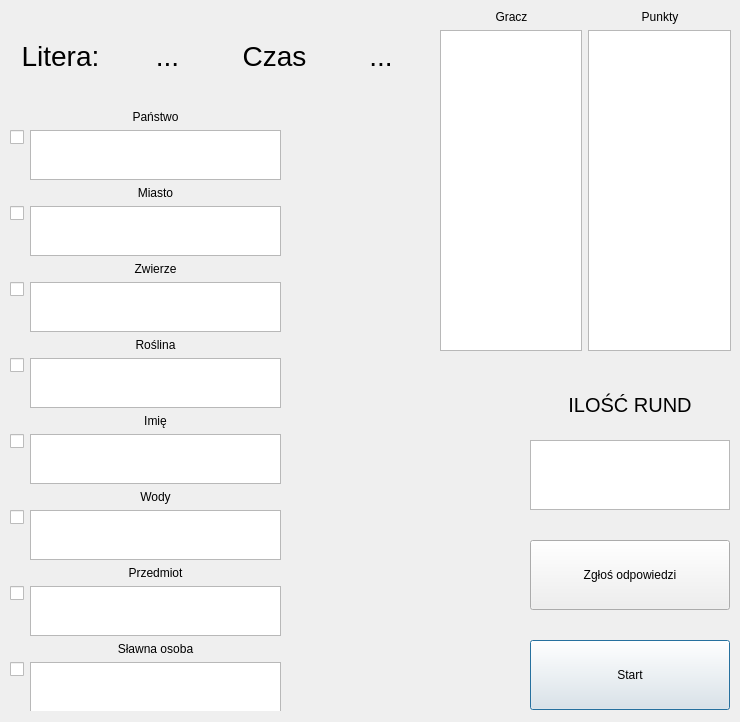
<?xml version="1.0" encoding="UTF-8"?>
<ui version="4.0">
 <class>gameMain</class>
 <widget class="QDialog" name="gameMain">
  <property name="geometry">
   <rect>
    <x>0</x>
    <y>0</y>
    <width>740</width>
    <height>722</height>
   </rect>
  </property>
  <property name="windowTitle">
   <string>Dialog</string>
  </property>
  <widget class="QPushButton" name="startButton">
   <property name="geometry">
    <rect>
     <x>530</x>
     <y>640</y>
     <width>200</width>
     <height>70</height>
    </rect>
   </property>
   <property name="text">
    <string>Start</string>
   </property>
  </widget>
  <widget class="QPushButton" name="zglosButton">
   <property name="geometry">
    <rect>
     <x>530</x>
     <y>540</y>
     <width>200</width>
     <height>70</height>
    </rect>
   </property>
   <property name="text">
    <string>Zgłoś odpowiedzi</string>
   </property>
  </widget>
  <widget class="QTextEdit" name="iloscRundTextEdit">
   <property name="geometry">
    <rect>
     <x>530</x>
     <y>440</y>
     <width>200</width>
     <height>70</height>
    </rect>
   </property>
   <property name="font">
    <font>
     <pointsize>15</pointsize>
    </font>
   </property>
  </widget>
  <widget class="QLabel" name="iloscRundlabel">
   <property name="geometry">
    <rect>
     <x>530</x>
     <y>370</y>
     <width>200</width>
     <height>70</height>
    </rect>
   </property>
   <property name="font">
    <font>
     <pointsize>15</pointsize>
    </font>
   </property>
   <property name="text">
    <string>ILOŚĆ RUND</string>
   </property>
   <property name="alignment">
    <set>Qt::AlignCenter</set>
   </property>
  </widget>
  <widget class="QWidget" name="layoutWidget">
   <property name="geometry">
    <rect>
     <x>10</x>
     <y>10</y>
     <width>421</width>
     <height>91</height>
    </rect>
   </property>
   <property name="focusPolicy">
    <enum>Qt::NoFocus</enum>
   </property>
   <layout class="QHBoxLayout" name="literaCzasLayout">
    <item>
     <layout class="QHBoxLayout" name="literaLayout">
      <item>
       <widget class="QLabel" name="literaLabel">
        <property name="font">
         <font>
          <pointsize>21</pointsize>
         </font>
        </property>
        <property name="focusPolicy">
         <enum>Qt::NoFocus</enum>
        </property>
        <property name="text">
         <string>Litera:</string>
        </property>
        <property name="alignment">
         <set>Qt::AlignCenter</set>
        </property>
       </widget>
      </item>
      <item>
       <widget class="QLabel" name="aktualnaLiteraLabel">
        <property name="font">
         <font>
          <pointsize>21</pointsize>
         </font>
        </property>
        <property name="focusPolicy">
         <enum>Qt::NoFocus</enum>
        </property>
        <property name="text">
         <string>...</string>
        </property>
        <property name="alignment">
         <set>Qt::AlignCenter</set>
        </property>
       </widget>
      </item>
     </layout>
    </item>
    <item>
     <layout class="QHBoxLayout" name="czasLayout">
      <item>
       <widget class="QLabel" name="czasLabel">
        <property name="font">
         <font>
          <pointsize>21</pointsize>
         </font>
        </property>
        <property name="focusPolicy">
         <enum>Qt::NoFocus</enum>
        </property>
        <property name="text">
         <string>Czas</string>
        </property>
        <property name="alignment">
         <set>Qt::AlignCenter</set>
        </property>
       </widget>
      </item>
      <item>
       <widget class="QLabel" name="aktualnyCzasLabel">
        <property name="font">
         <font>
          <pointsize>21</pointsize>
         </font>
        </property>
        <property name="focusPolicy">
         <enum>Qt::NoFocus</enum>
        </property>
        <property name="text">
         <string>...</string>
        </property>
        <property name="alignment">
         <set>Qt::AlignCenter</set>
        </property>
       </widget>
      </item>
     </layout>
    </item>
   </layout>
  </widget>
  <widget class="QWidget" name="layoutWidget">
   <property name="geometry">
    <rect>
     <x>10</x>
     <y>110</y>
     <width>271</width>
     <height>601</height>
    </rect>
   </property>
   <layout class="QFormLayout" name="formLayout">
    <item row="0" column="1">
     <widget class="QLabel" name="panstwoLabel">
      <property name="text">
       <string>Państwo</string>
      </property>
      <property name="alignment">
       <set>Qt::AlignCenter</set>
      </property>
     </widget>
    </item>
    <item row="1" column="0">
     <widget class="QCheckBox" name="panstwoCheckBox">
      <property name="text">
       <string/>
      </property>
     </widget>
    </item>
    <item row="1" column="1">
     <widget class="QTextEdit" name="panstwoTextEdit">
      <property name="lineWidth">
       <number>1</number>
      </property>
     </widget>
    </item>
    <item row="2" column="1">
     <widget class="QLabel" name="miastoLabel">
      <property name="text">
       <string>Miasto</string>
      </property>
      <property name="alignment">
       <set>Qt::AlignCenter</set>
      </property>
     </widget>
    </item>
    <item row="3" column="0">
     <widget class="QCheckBox" name="miastoCheckBox">
      <property name="text">
       <string/>
      </property>
     </widget>
    </item>
    <item row="4" column="1">
     <widget class="QLabel" name="zwierzeLabel">
      <property name="text">
       <string>Zwierze</string>
      </property>
      <property name="alignment">
       <set>Qt::AlignCenter</set>
      </property>
     </widget>
    </item>
    <item row="5" column="0">
     <widget class="QCheckBox" name="zwierzeCheckBox">
      <property name="text">
       <string/>
      </property>
     </widget>
    </item>
    <item row="5" column="1">
     <widget class="QTextEdit" name="zwierzeTextEdit"/>
    </item>
    <item row="6" column="1">
     <widget class="QLabel" name="roslinaLabel">
      <property name="text">
       <string>Roślina</string>
      </property>
      <property name="alignment">
       <set>Qt::AlignCenter</set>
      </property>
     </widget>
    </item>
    <item row="7" column="0">
     <widget class="QCheckBox" name="roslinaCheckBox">
      <property name="text">
       <string/>
      </property>
     </widget>
    </item>
    <item row="7" column="1">
     <widget class="QTextEdit" name="roslinaTextEdit"/>
    </item>
    <item row="8" column="1">
     <widget class="QLabel" name="imieLabel">
      <property name="text">
       <string>Imię</string>
      </property>
      <property name="alignment">
       <set>Qt::AlignCenter</set>
      </property>
     </widget>
    </item>
    <item row="9" column="0">
     <widget class="QCheckBox" name="imieCheckBox">
      <property name="text">
       <string/>
      </property>
     </widget>
    </item>
    <item row="9" column="1">
     <widget class="QTextEdit" name="imieTextEdit"/>
    </item>
    <item row="10" column="1">
     <widget class="QLabel" name="wodyLabel">
      <property name="text">
       <string>Wody</string>
      </property>
      <property name="alignment">
       <set>Qt::AlignCenter</set>
      </property>
     </widget>
    </item>
    <item row="11" column="0">
     <widget class="QCheckBox" name="wodyCheckBox">
      <property name="text">
       <string/>
      </property>
     </widget>
    </item>
    <item row="11" column="1">
     <widget class="QTextEdit" name="wodyTextEdit"/>
    </item>
    <item row="12" column="1">
     <widget class="QLabel" name="przedmiotLabel">
      <property name="text">
       <string>Przedmiot</string>
      </property>
      <property name="alignment">
       <set>Qt::AlignCenter</set>
      </property>
     </widget>
    </item>
    <item row="13" column="0">
     <widget class="QCheckBox" name="przedmiotCheckBox">
      <property name="text">
       <string/>
      </property>
     </widget>
    </item>
    <item row="13" column="1">
     <widget class="QTextEdit" name="przedmiotTextEdit"/>
    </item>
    <item row="14" column="1">
     <widget class="QLabel" name="slawnaOsobaLabel">
      <property name="text">
       <string>Sławna osoba</string>
      </property>
      <property name="alignment">
       <set>Qt::AlignCenter</set>
      </property>
     </widget>
    </item>
    <item row="15" column="0">
     <widget class="QCheckBox" name="slawnaOsobaCheckBox">
      <property name="text">
       <string/>
      </property>
     </widget>
    </item>
    <item row="15" column="1">
     <widget class="QTextEdit" name="slawnaOsobaTextEdit"/>
    </item>
    <item row="3" column="1">
     <widget class="QTextEdit" name="miastoTextEdit"/>
    </item>
   </layout>
  </widget>
  <widget class="QWidget" name="layoutWidget">
   <property name="geometry">
    <rect>
     <x>440</x>
     <y>10</y>
     <width>291</width>
     <height>341</height>
    </rect>
   </property>
   <layout class="QVBoxLayout" name="graczPunktyLayout">
    <item>
     <layout class="QHBoxLayout" name="graczPunktyLabelLayout">
      <item>
       <widget class="QLabel" name="graczLabel">
        <property name="text">
         <string>Gracz</string>
        </property>
        <property name="alignment">
         <set>Qt::AlignCenter</set>
        </property>
       </widget>
      </item>
      <item>
       <widget class="QLabel" name="punktyLabel">
        <property name="text">
         <string>Punkty</string>
        </property>
        <property name="alignment">
         <set>Qt::AlignCenter</set>
        </property>
       </widget>
      </item>
     </layout>
    </item>
    <item>
     <layout class="QHBoxLayout" name="graczPunktyListWidgetLayout">
      <item>
       <widget class="QListWidget" name="graczListWidget"/>
      </item>
      <item>
       <widget class="QListWidget" name="punktyListWidget"/>
      </item>
     </layout>
    </item>
   </layout>
  </widget>
 </widget>
 <resources/>
 <connections/>
</ui>
